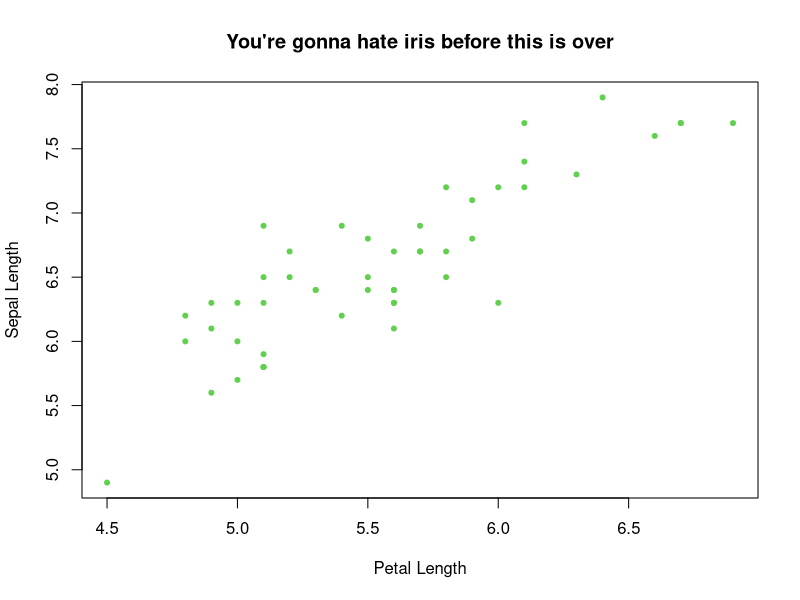
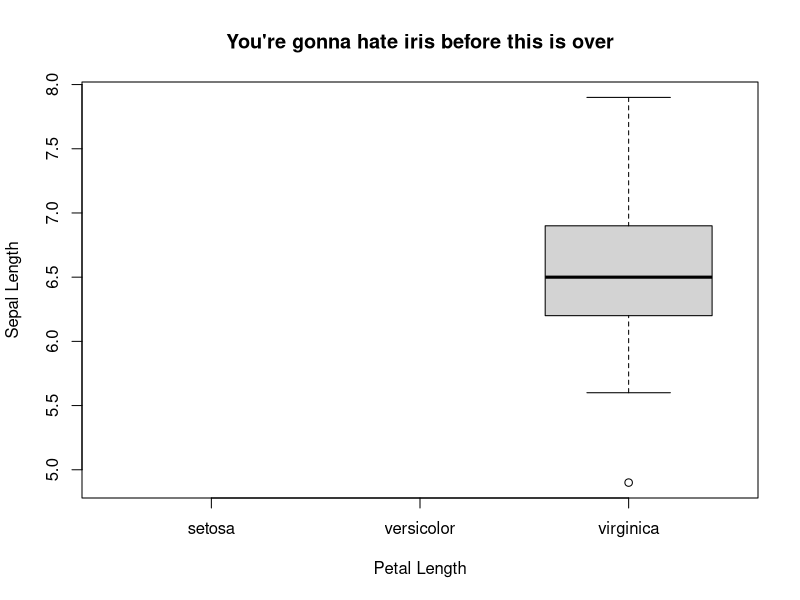
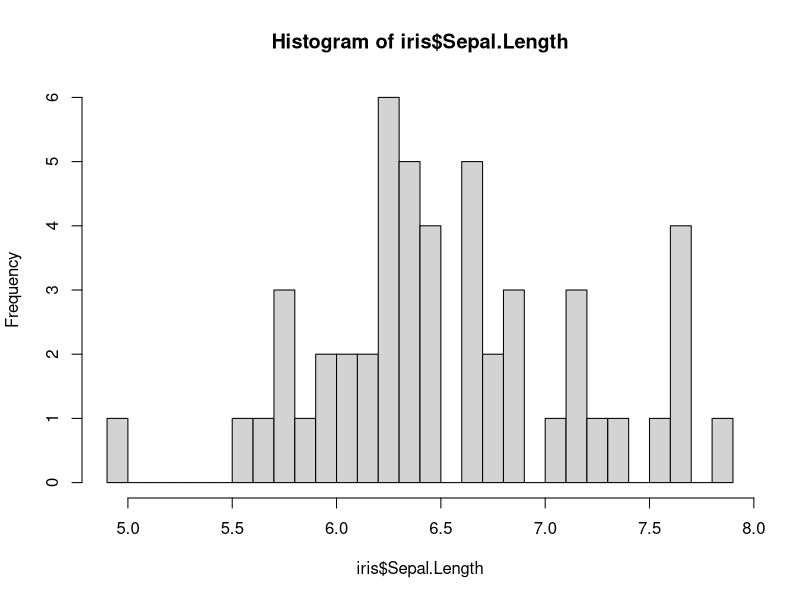
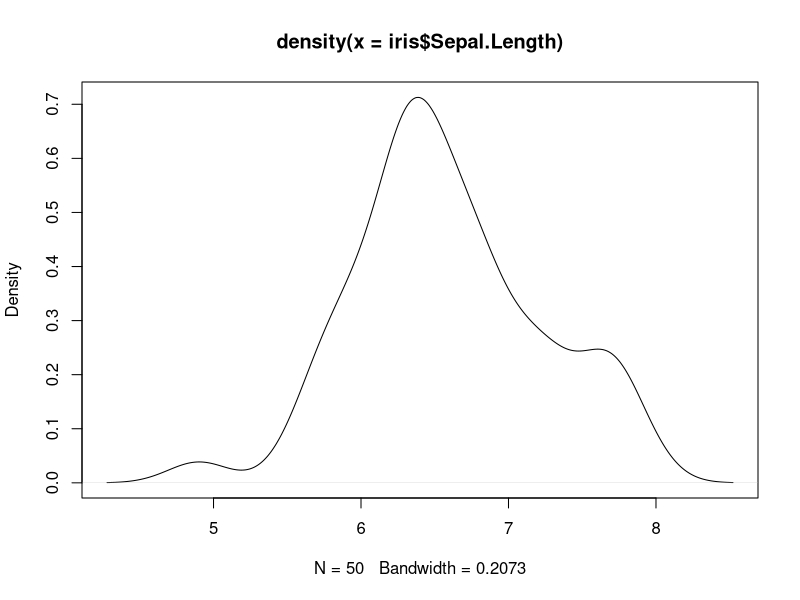
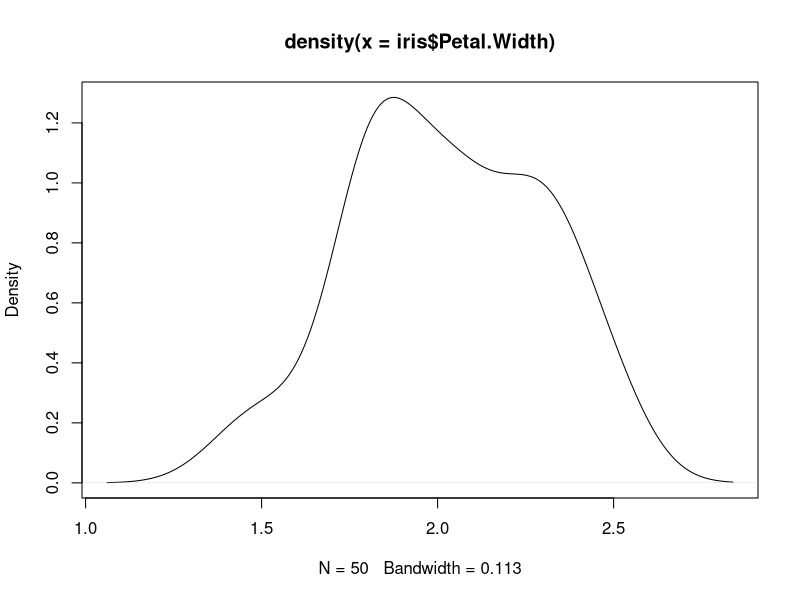

The R source for these figures, in order: (Note: this script raises an error after producing the figures.)
library(tidyverse)


#load data
data("iris")

#subset. Give subset of iris
iris <- #subset == Virginica
iris <- iris %>% filter(Species == "virginica") #redid the data to only show the species "virginica"

glimpse(iris) #gives a glimpse of the iris data set

#class = double, double, double, double, factor. double is numeric. 

#plot sepal length (y axis) as a function of petal length (x axis), 
#and color points in scatter plot by species

plot(y=iris$Sepal.Length,x=iris$Petal.Length,col=iris$Species,pch=20,
     main="You're gonna hate iris before this is over",ylab="Sepal Length",
     xlab="Petal Length")

summary(iris)


#Give boxplot of Sepal Length as a function of Species

#couldnt get this one to work
plot(x=iris$Species,y=iris$Sepal.Length, 
     main="You're gonna hate iris before this is over",
     ylab="Sepal Length", xlab="Petal Length")

hist(iris$Sepal.Length,breaks = 30)
plot(density(iris$Sepal.Length))#you can export this graph or save it


#how to save a plot. You can save it to anywhere by putting relative file path 
jpeg("densityplot.jpg") #opens connection on a file to your computer
plot(density(iris$Petal.Width))
dev.off() #closes and writes that file you opened

#for assignment 3
dat$Headwidth[dat$Headwidth=="41mm"] <- 41 #wont work because factor level is .ooo
dat$Headwidth[dat$Headwidth=="41mm"] <- 41.000 #this will bc 41.000 IS in data set
